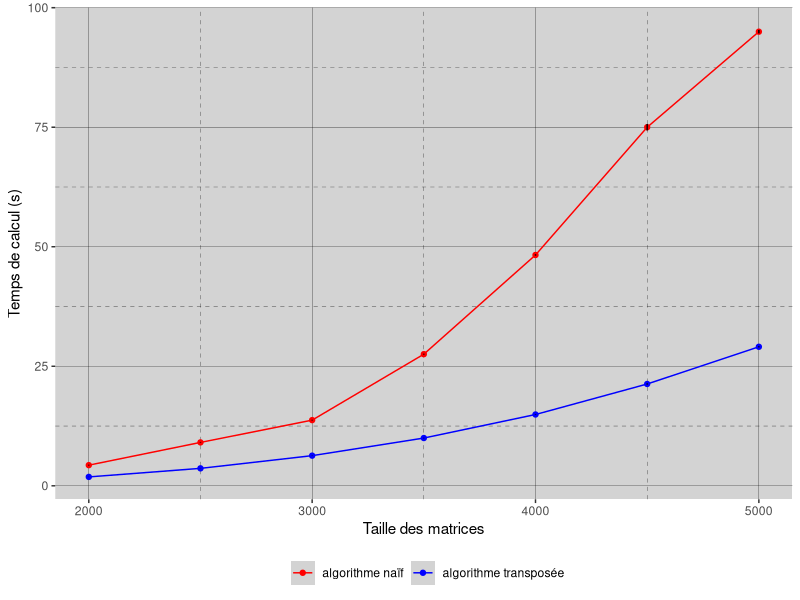

This figure's R source:
# script R permettant de comparer les temps moyens de calcul des produits de matrices carrées entre algo classique et algo transposée
# pour des tailles variant de 2000 à 5000

library(ggplot2)
library(plyr)
library(reshape2)

# extraction des données
data_para_naif <- data.frame(read.csv2(file="mesures_500_5000_1_para.csv",sep=';', dec='.'))
data_para_transposee <- data.frame(read.csv2("mesures_500_5000_1_para_transposee.csv",sep=';', dec='.'))

# analyse statistique

stat_naif<-ddply(data_para_naif,c("Taille_mat"),summarise,N=length(Time),mean=mean(Time),sd=sd(Time),se=1.96*(sd/sqrt(N)))
stat_transposee<-ddply(data_para_transposee,c("Taille_mat"),summarise,N=length(Time),mean=mean(Time),sd=sd(Time),se=1.96*(sd/sqrt(N)))


# tracé des résultats obtenus

p <- ggplot()

p <- p + geom_point(data=stat_naif, aes(x=Taille_mat, y=mean, colour = "algorithme naïf")) + geom_line(data=stat_naif, aes(x=Taille_mat, y=mean, colour = "algorithme naïf")) 
p <- p + geom_errorbar(data=stat_naif,aes(x=Taille_mat,ymin=mean-se,ymax=mean+se),width=.2,position=position_dodge())

p <- p + geom_point(data=stat_transposee, aes(x=Taille_mat, y=mean, colour = "algorithme transposée")) + geom_line(data=stat_transposee, aes(x=Taille_mat, y=mean, colour = "algorithme transposée"))
p <- p + geom_errorbar(data=stat_transposee,aes(x=Taille_mat,ymin=mean-se,ymax=mean+se),width=.2,position=position_dodge())

p <- p + xlab("Taille des matrices")
p <- p + ylab("Temps de calcul (s)")

cols <- c("algorithme naïf"="red","algorithme transposée"="blue")
p <- p + scale_colour_manual("", 
                             values = cols)

p <-  p + theme(panel.background = element_rect(fill = "lightgrey"),
                panel.grid.minor = element_line(colour = "black", linetype="dashed", size = 0.1),
                panel.grid.major = element_line(colour = "black", size = 0.1),
                legend.position="bottom")

show(p)

